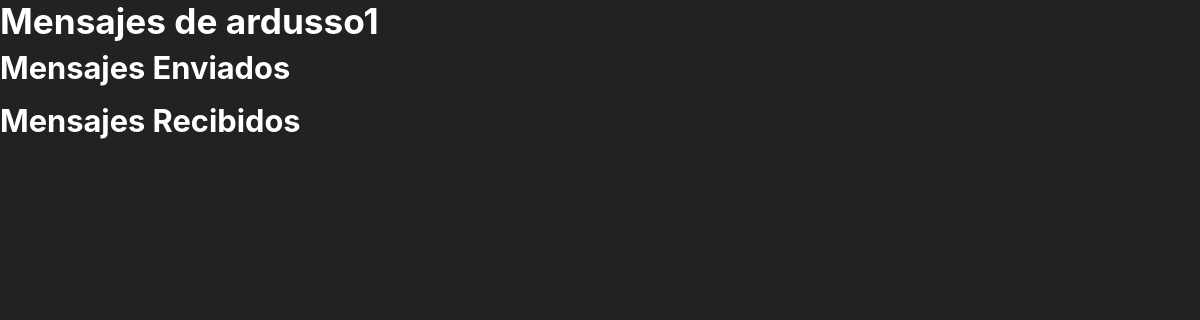
Before: /mensajes/ardusso1/ (signed in) with the older database file.
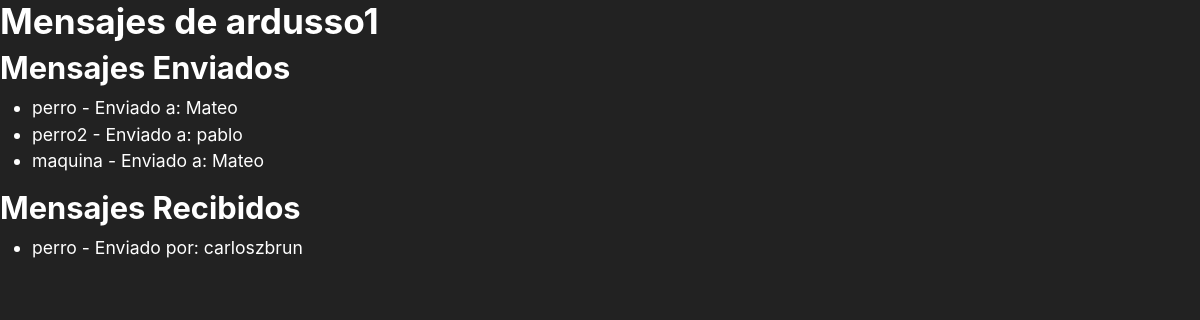
After: the same page with the newer database file.
### sitio/models.py (models this page shows)
class Mensaje(models.Model):
    emisor = models.ForeignKey(User, on_delete=models.CASCADE, related_name='mensajes_enviados', null=True, blank=True)
    receptor = models.ForeignKey(User, on_delete=models.CASCADE, related_name='mensajes_recibidos', null=True, blank=True)
    contenido = models.CharField(max_length=500)
    fecha = models.DateTimeField(default=timezone.now)

### sitio/views.py (the view)
# urls.py: path('mensajes/<str:username>/', views.mensajes, name='mensajes'),
@login_required
def mensajes(request, username=None):
    current_user = request.user
    if username and username != current_user.username:
        target_user = get_object_or_404(User, username=username)
        mensajes_enviados = Mensaje.objects.filter(emisor=current_user, receptor=target_user)
        mensajes_recibidos = Mensaje.objects.filter(emisor=target_user, receptor=current_user)
    else:
        target_user = current_user
        mensajes_enviados = Mensaje.objects.filter(emisor=current_user)
        mensajes_recibidos = Mensaje.objects.filter(receptor=current_user)
    return render(request, 'mensajes.html', {'target_user': target_user, 'mensajes_enviados': mensajes_enviados, 'mensajes_recibidos': mensajes_recibidos})

### sitio/templates/mensajes.html (shortened to what this page needs)
{% extends 'base.html' %}
{% block content %}
    <h2>Mensajes de {{ target_user.username }}</h2>
    <h3>Mensajes Enviados</h3>
    <ul>
        {% for mensaje in mensajes_enviados %}
            <li>{{ mensaje.contenido }} - Enviado a: {{ mensaje.receptor.username }}</li>
        {% endfor %}
    </ul>
    <h3>Mensajes Recibidos</h3>
    <ul>
        {% for mensaje in mensajes_recibidos %}
            <li>{{ mensaje.contenido }} - Enviado por: {{ mensaje.emisor.username }}</li>
        {% endfor %}
    </ul>
{% endblock %}

### templates/base.html (shortened to what this page needs)
<!DOCTYPE html>
<html>
<head>
  <link rel="stylesheet" href="https://bootswatch.com/5/litera/bootstrap.css" />
</head>
<body>
  {% block content %}
  {% endblock %}
</body>
</html>

### templates/base.html (style rules this page uses)
body { background-color: #222; color: white; }

Changed rows visible on the page:
added Mensaje: contenido "perro", receptor.username "Mateo", shown under "Mensajes Enviados"
added Mensaje: contenido "perro2", receptor.username "pablo", shown under "Mensajes Enviados"
added Mensaje: contenido "maquina", receptor.username "Mateo", shown under "Mensajes Enviados"
added Mensaje: contenido "perro", emisor.username "carloszbrun", shown under "Mensajes Recibidos"
